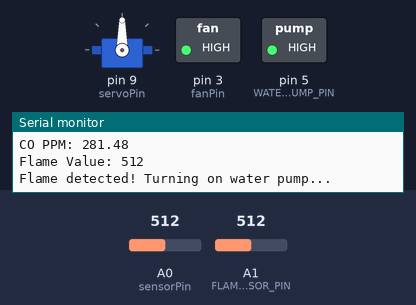
This sketch was run on a simulated Arduino Uno, built with avr-gcc and run on an emulated ATmega328P. Shown: servo, switched loads named in the sketch (green lamp = pin HIGH), the last lines printed to the serial monitor. The inputs (shaded band) are chosen by the test bench; at power-on: A1 (FLAME_SENSOR_PIN) = 512, A0 (sensorPin) = 512. The modem accepts every AT command (registered, SIM ready, sends succeed) and sends nothing else.

Above: at 3.4 s.
3.5 s: A1 (FLAME_SENSOR_PIN) set to 633
6.9 s: A1 (FLAME_SENSOR_PIN) set to 661
At 8.5 s:
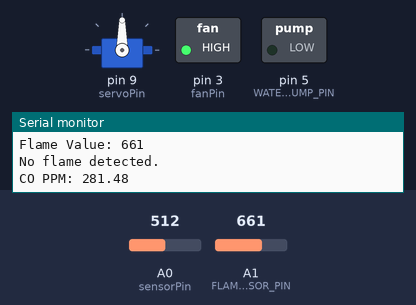
10.3 s: A0 (sensorPin) set to 403
13.7 s: A0 (sensorPin) set to 379
At 16.3 s:
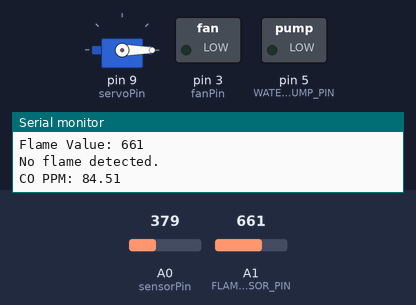
17.1 s: A0 (sensorPin) set to 511
At 18.7 s:
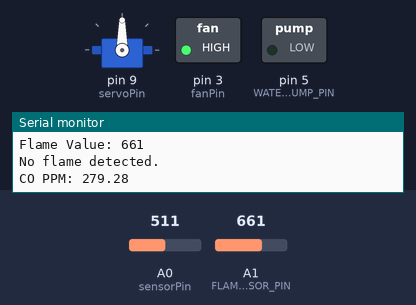
20.5 s: A0 (sensorPin) set to 306
At 22.1 s:
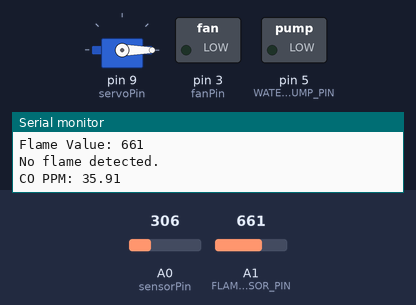
Timing chart, 0 to 23.6 s (numbered marks = the images above; inputs shaded):
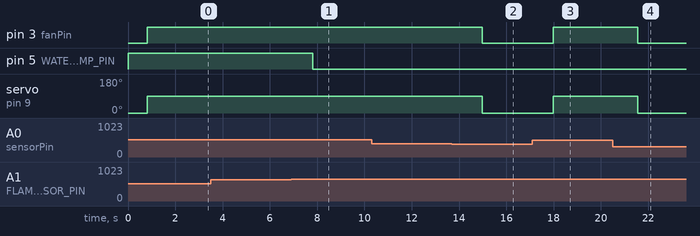

Measured:
- the behaviour switches between 650 and 651 on A1 (FLAME_SENSOR_PIN) (found by bisection; images 0 and 1)
- the behaviour switches between 396 and 395 on A0 (sensorPin) (found by bisection; images 1 and 2)
- after the input at 6.9 s, pin 5 (WATER_PUMP_PIN): HIGH → LOW after 0.91 s
- after the input at 13.7 s, pin 3 (fanPin): HIGH → LOW after 1.3 s; servo on pin 9 (servoPin): 90° → 0° after 1.3 s
- after the input at 17.1 s, pin 3 (fanPin): LOW → HIGH after 0.88 s; servo on pin 9 (servoPin): 0° → 90° after 0.88 s
- after the input at 20.5 s, pin 3 (fanPin): HIGH → LOW after 1.1 s; servo on pin 9 (servoPin): 90° → 0° after 1.1 s

The sketch:

Safe-Home.ino
```cpp
#include <Servo.h>

#define FLAME_SENSOR_PIN A1 // Arduino's pin connected to the flame sensor
const int WATER_PUMP_PIN = 5; // Digital pin connected to the water pump relay
const int sensorPin = A0; // Analog pin connected to the MQ-9 sensor
const int fanPin = 3; // Digital pin connected to the DC fan
Servo servo; // Create a servo object to control the servo motor
const int servoPin = 9; // Digital pin connected to the servo motor

// Calibration values (replace with your values)
const float Ro = 125.0; // Sensor resistance in clean air
const float m = 0.25; // Slope value

// GSM Module
#include <SoftwareSerial.h>
SoftwareSerial sim(10, 11); // RX, TX pins for SoftwareSerial (GSM module)
String number = "+201026617374"; // Number to send SMS
String _buffer;
int _timeout;

void setup() {
  Serial.begin(9600); // Initialize serial communication
  Serial.println("System ready!"); // Changed the message for clarity
  pinMode(fanPin, OUTPUT); // Set fanPin as an output
  pinMode(WATER_PUMP_PIN, OUTPUT); // Set water pump pin as output
  digitalWrite(WATER_PUMP_PIN, LOW); // Initially turn off the water pump
  servo.attach(servoPin); // Attach the servo to its pin
  servo.write(0); // Initial position of the servo (0 degrees)
  sim.begin(9600); // Start the GSM module
}

void loop() {
  // Read analog value from flame sensor
  int flameValue = analogRead(FLAME_SENSOR_PIN);
  Serial.print("Flame Value: ");
  Serial.println(flameValue); // Print flame sensor value to serial monitor

  // Check if flame value is between 800 and 1100
  if (flameValue >= 35 && flameValue <= 650) {
    Serial.println("Flame detected! Turning on water pump...");
    digitalWrite(WATER_PUMP_PIN, HIGH);
    callNumber();
    sendFireAlert(flameValue); // Turn on the water pump
  } else {
    Serial.println("No flame detected.");
    digitalWrite(WATER_PUMP_PIN, LOW); // Turn off the water pump
  }

  // Read analog value from MQ-9 sensor
  int sensorValue = analogRead(sensorPin);
  float ppm = convertToPPM(sensorValue); // Convert sensor value to PPM
  Serial.print("CO PPM: ");
  Serial.println(ppm); // Print PPM value to serial monitor

  if (ppm > 100) {
    activateFanAndServo();
    callNumber();
    sendGasAlert(ppm); // Activate the fan and servo
  } else {
    digitalWrite(fanPin, LOW); // Turn off the fan
    servo.write(0); // Reset servo position to 0 degrees
  }

  delay(1000); // Delay for 1 second
}

// Function to convert sensor value to PPM
float convertToPPM(int sensorValue) {
  float Rs = sensorValue; // Sensor resistance in target gas
  float ppm = pow(Rs / Ro, 1/m); // Calculate PPM using the formula
  return ppm;
}

// Function to activate the fan and rotate the servo
void activateFanAndServo() {
  digitalWrite(fanPin, HIGH); // Turn on the fan
  servo.write(90); // Rotate servo to 90 degrees
}
// Function to send gas alert
void sendGasAlert(float ppm) {
  sim.println("AT+CMGF=1"); // Set GSM module to text mode
  delay(200);
  sim.println("AT+CMGS=\"" + number + "\""); // Number to send message
  delay(200);
  String SMS = "Gas alert! CO PPM is " + String(ppm); // Alert message with ppm value
  sim.println(SMS);
  delay(100);
  sim.write((char)26); // End SMS transmission
  delay(200);
}
// Function to send fire alert
void sendFireAlert(int flameValue) {
  sim.println("AT+CMGF=1"); // Set GSM module to text mode
  delay(200);
  sim.println("AT+CMGS=\"" + number + "\""); // Number to send message
  delay(200);
  String SMS = "Fire alert! Flame detected. Flame value is " + String(flameValue); // Alert message with flame value
  sim.println(SMS);
  delay(100);
  sim.write((char)26); // End SMS transmission
  delay(200);
}
void callNumber() {
  sim.print (F("ATD"));
  sim.print (number);
  sim.print (F(";\r\n"));
  Serial.println(_buffer);
}
```
